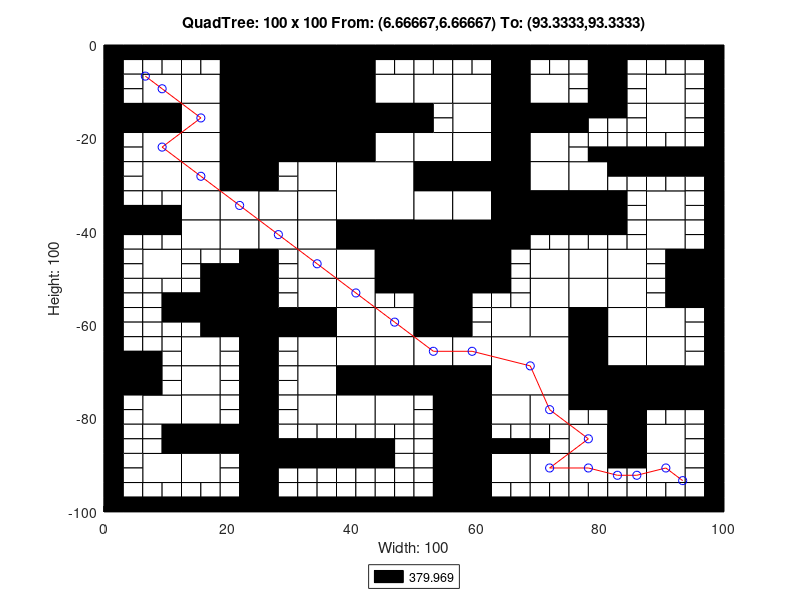

This figure's MATLAB source:
axis([0 100 -100 0]);
title('QuadTree: 100 x 100 From: (6.66667,6.66667) To: (93.3333,93.3333)');
xlabel('Width: 100');
ylabel('Height: 100');
rectangle('Position',[25 -12.5 12.5 12.5], 'FaceColor',[0 0 0]);
rectangle('Position',[25 -25 12.5 12.5], 'FaceColor',[0 0 0]);
rectangle('Position',[37.5 -37.5 12.5 12.5], 'FaceColor',[1 1 1]);
rectangle('Position',[50 -50 12.5 12.5], 'FaceColor',[0 0 0]);
rectangle('Position',[62.5 -75 12.5 12.5], 'FaceColor',[1 1 1]);
rectangle('Position',[6.25 -12.5 6.25 6.25], 'FaceColor',[1 1 1]);
rectangle('Position',[18.75 -6.25 6.25 6.25], 'FaceColor',[0 0 0]);
rectangle('Position',[12.5 -12.5 6.25 6.25], 'FaceColor',[1 1 1]);
rectangle('Position',[18.75 -12.5 6.25 6.25], 'FaceColor',[0 0 0]);
rectangle('Position',[0 -18.75 6.25 6.25], 'FaceColor',[0 0 0]);
rectangle('Position',[6.25 -18.75 6.25 6.25], 'FaceColor',[0 0 0]);
rectangle('Position',[6.25 -25 6.25 6.25], 'FaceColor',[1 1 1]);
rectangle('Position',[12.5 -18.75 6.25 6.25], 'FaceColor',[1 1 1]);
rectangle('Position',[18.75 -18.75 6.25 6.25], 'FaceColor',[0 0 0]);
rectangle('Position',[12.5 -25 6.25 6.25], 'FaceColor',[1 1 1]);
rectangle('Position',[18.75 -25 6.25 6.25], 'FaceColor',[0 0 0]);
rectangle('Position',[37.5 -6.25 6.25 6.25], 'FaceColor',[0 0 0]);
rectangle('Position',[37.5 -12.5 6.25 6.25], 'FaceColor',[0 0 0]);
rectangle('Position',[43.75 -12.5 6.25 6.25], 'FaceColor',[1 1 1]);
rectangle('Position',[37.5 -18.75 6.25 6.25], 'FaceColor',[0 0 0]);
rectangle('Position',[43.75 -18.75 6.25 6.25], 'FaceColor',[0 0 0]);
rectangle('Position',[37.5 -25 6.25 6.25], 'FaceColor',[0 0 0]);
rectangle('Position',[43.75 -25 6.25 6.25], 'FaceColor',[1 1 1]);
rectangle('Position',[6.25 -31.25 6.25 6.25], 'FaceColor',[1 1 1]);
rectangle('Position',[12.5 -31.25 6.25 6.25], 'FaceColor',[1 1 1]);
rectangle('Position',[18.75 -31.25 6.25 6.25], 'FaceColor',[0 0 0]);
rectangle('Position',[12.5 -37.5 6.25 6.25], 'FaceColor',[1 1 1]);
rectangle('Position',[18.75 -37.5 6.25 6.25], 'FaceColor',[1 1 1]);
rectangle('Position',[6.25 -50 6.25 6.25], 'FaceColor',[1 1 1]);
rectangle('Position',[12.5 -43.75 6.25 6.25], 'FaceColor',[1 1 1]);
rectangle('Position',[18.75 -43.75 6.25 6.25], 'FaceColor',[1 1 1]);
rectangle('Position',[31.25 -31.25 6.25 6.25], 'FaceColor',[1 1 1]);
rectangle('Position',[25 -37.5 6.25 6.25], 'FaceColor',[1 1 1]);
rectangle('Position',[31.25 -37.5 6.25 6.25], 'FaceColor',[1 1 1]);
rectangle('Position',[25 -43.75 6.25 6.25], 'FaceColor',[1 1 1]);
rectangle('Position',[31.25 -43.75 6.25 6.25], 'FaceColor',[1 1 1]);
rectangle('Position',[31.25 -50 6.25 6.25], 'FaceColor',[1 1 1]);
rectangle('Position',[37.5 -43.75 6.25 6.25], 'FaceColor',[0 0 0]);
rectangle('Position',[43.75 -43.75 6.25 6.25], 'FaceColor',[0 0 0]);
rectangle('Position',[37.5 -50 6.25 6.25], 'FaceColor',[1 1 1]);
rectangle('Position',[43.75 -50 6.25 6.25], 'FaceColor',[0 0 0]);
rectangle('Position',[50 -12.5 6.25 6.25], 'FaceColor',[1 1 1]);
rectangle('Position',[56.25 -12.5 6.25 6.25], 'FaceColor',[1 1 1]);
rectangle('Position',[62.5 -6.25 6.25 6.25], 'FaceColor',[0 0 0]);
rectangle('Position',[62.5 -12.5 6.25 6.25], 'FaceColor',[0 0 0]);
rectangle('Position',[68.75 -12.5 6.25 6.25], 'FaceColor',[1 1 1]);
rectangle('Position',[56.25 -18.75 6.25 6.25], 'FaceColor',[1 1 1]);
rectangle('Position',[50 -25 6.25 6.25], 'FaceColor',[1 1 1]);
rectangle('Position',[56.25 -25 6.25 6.25], 'FaceColor',[1 1 1]);
rectangle('Position',[62.5 -18.75 6.25 6.25], 'FaceColor',[0 0 0]);
rectangle('Position',[68.75 -18.75 6.25 6.25], 'FaceColor',[0 0 0]);
rectangle('Position',[62.5 -25 6.25 6.25], 'FaceColor',[0 0 0]);
rectangle('Position',[68.75 -25 6.25 6.25], 'FaceColor',[1 1 1]);
rectangle('Position',[87.5 -12.5 6.25 6.25], 'FaceColor',[1 1 1]);
rectangle('Position',[87.5 -18.75 6.25 6.25], 'FaceColor',[1 1 1]);
rectangle('Position',[50 -31.25 6.25 6.25], 'FaceColor',[0 0 0]);
rectangle('Position',[56.25 -31.25 6.25 6.25], 'FaceColor',[0 0 0]);
rectangle('Position',[50 -37.5 6.25 6.25], 'FaceColor',[1 1 1]);
rectangle('Position',[56.25 -37.5 6.25 6.25], 'FaceColor',[1 1 1]);
rectangle('Position',[62.5 -31.25 6.25 6.25], 'FaceColor',[0 0 0]);
rectangle('Position',[68.75 -31.25 6.25 6.25], 'FaceColor',[1 1 1]);
rectangle('Position',[62.5 -37.5 6.25 6.25], 'FaceColor',[0 0 0]);
rectangle('Position',[68.75 -37.5 6.25 6.25], 'FaceColor',[0 0 0]);
rectangle('Position',[62.5 -43.75 6.25 6.25], 'FaceColor',[0 0 0]);
rectangle('Position',[68.75 -50 6.25 6.25], 'FaceColor',[1 1 1]);
rectangle('Position',[75 -31.25 6.25 6.25], 'FaceColor',[1 1 1]);
rectangle('Position',[75 -37.5 6.25 6.25], 'FaceColor',[0 0 0]);
rectangle('Position',[87.5 -37.5 6.25 6.25], 'FaceColor',[1 1 1]);
rectangle('Position',[75 -50 6.25 6.25], 'FaceColor',[1 1 1]);
rectangle('Position',[81.25 -50 6.25 6.25], 'FaceColor',[1 1 1]);
rectangle('Position',[87.5 -43.75 6.25 6.25], 'FaceColor',[1 1 1]);
rectangle('Position',[93.75 -50 6.25 6.25], 'FaceColor',[0 0 0]);
rectangle('Position',[18.75 -56.25 6.25 6.25], 'FaceColor',[0 0 0]);
rectangle('Position',[18.75 -62.5 6.25 6.25], 'FaceColor',[0 0 0]);
rectangle('Position',[0 -75 6.25 6.25], 'FaceColor',[0 0 0]);
rectangle('Position',[12.5 -68.75 6.25 6.25], 'FaceColor',[1 1 1]);
rectangle('Position',[12.5 -75 6.25 6.25], 'FaceColor',[1 1 1]);
rectangle('Position',[31.25 -56.25 6.25 6.25], 'FaceColor',[1 1 1]);
rectangle('Position',[25 -62.5 6.25 6.25], 'FaceColor',[0 0 0]);
rectangle('Position',[31.25 -62.5 6.25 6.25], 'FaceColor',[0 0 0]);
rectangle('Position',[37.5 -56.25 6.25 6.25], 'FaceColor',[1 1 1]);
rectangle('Position',[37.5 -62.5 6.25 6.25], 'FaceColor',[1 1 1]);
rectangle('Position',[43.75 -62.5 6.25 6.25], 'FaceColor',[1 1 1]);
rectangle('Position',[31.25 -68.75 6.25 6.25], 'FaceColor',[1 1 1]);
rectangle('Position',[31.25 -75 6.25 6.25], 'FaceColor',[1 1 1]);
rectangle('Position',[37.5 -68.75 6.25 6.25], 'FaceColor',[1 1 1]);
rectangle('Position',[43.75 -68.75 6.25 6.25], 'FaceColor',[1 1 1]);
rectangle('Position',[37.5 -75 6.25 6.25], 'FaceColor',[0 0 0]);
rectangle('Position',[43.75 -75 6.25 6.25], 'FaceColor',[0 0 0]);
rectangle('Position',[6.25 -81.25 6.25 6.25], 'FaceColor',[1 1 1]);
rectangle('Position',[12.5 -81.25 6.25 6.25], 'FaceColor',[1 1 1]);
rectangle('Position',[12.5 -87.5 6.25 6.25], 'FaceColor',[0 0 0]);
rectangle('Position',[18.75 -87.5 6.25 6.25], 'FaceColor',[0 0 0]);
rectangle('Position',[6.25 -93.75 6.25 6.25], 'FaceColor',[1 1 1]);
rectangle('Position',[12.5 -93.75 6.25 6.25], 'FaceColor',[1 1 1]);
rectangle('Position',[31.25 -81.25 6.25 6.25], 'FaceColor',[1 1 1]);
rectangle('Position',[37.5 -81.25 6.25 6.25], 'FaceColor',[1 1 1]);
rectangle('Position',[43.75 -81.25 6.25 6.25], 'FaceColor',[1 1 1]);
rectangle('Position',[50 -56.25 6.25 6.25], 'FaceColor',[0 0 0]);
rectangle('Position',[50 -62.5 6.25 6.25], 'FaceColor',[0 0 0]);
rectangle('Position',[68.75 -56.25 6.25 6.25], 'FaceColor',[1 1 1]);
rectangle('Position',[62.5 -62.5 6.25 6.25], 'FaceColor',[1 1 1]);
rectangle('Position',[68.75 -62.5 6.25 6.25], 'FaceColor',[1 1 1]);
rectangle('Position',[50 -68.75 6.25 6.25], 'FaceColor',[1 1 1]);
rectangle('Position',[56.25 -68.75 6.25 6.25], 'FaceColor',[1 1 1]);
rectangle('Position',[50 -75 6.25 6.25], 'FaceColor',[0 0 0]);
rectangle('Position',[56.25 -75 6.25 6.25], 'FaceColor',[0 0 0]);
rectangle('Position',[75 -56.25 6.25 6.25], 'FaceColor',[1 1 1]);
rectangle('Position',[81.25 -56.25 6.25 6.25], 'FaceColor',[1 1 1]);
rectangle('Position',[75 -62.5 6.25 6.25], 'FaceColor',[0 0 0]);
rectangle('Position',[81.25 -62.5 6.25 6.25], 'FaceColor',[1 1 1]);
rectangle('Position',[93.75 -56.25 6.25 6.25], 'FaceColor',[0 0 0]);
rectangle('Position',[87.5 -62.5 6.25 6.25], 'FaceColor',[1 1 1]);
rectangle('Position',[75 -68.75 6.25 6.25], 'FaceColor',[0 0 0]);
rectangle('Position',[81.25 -68.75 6.25 6.25], 'FaceColor',[1 1 1]);
rectangle('Position',[75 -75 6.25 6.25], 'FaceColor',[0 0 0]);
rectangle('Position',[81.25 -75 6.25 6.25], 'FaceColor',[0 0 0]);
rectangle('Position',[87.5 -68.75 6.25 6.25], 'FaceColor',[1 1 1]);
rectangle('Position',[87.5 -75 6.25 6.25], 'FaceColor',[0 0 0]);
rectangle('Position',[93.75 -75 6.25 6.25], 'FaceColor',[0 0 0]);
rectangle('Position',[56.25 -81.25 6.25 6.25], 'FaceColor',[0 0 0]);
rectangle('Position',[56.25 -87.5 6.25 6.25], 'FaceColor',[0 0 0]);
rectangle('Position',[62.5 -81.25 6.25 6.25], 'FaceColor',[1 1 1]);
rectangle('Position',[68.75 -81.25 6.25 6.25], 'FaceColor',[1 1 1]);
rectangle('Position',[56.25 -93.75 6.25 6.25], 'FaceColor',[0 0 0]);
rectangle('Position',[56.25 -100 6.25 6.25], 'FaceColor',[0 0 0]);
rectangle('Position',[62.5 -93.75 6.25 6.25], 'FaceColor',[1 1 1]);
rectangle('Position',[68.75 -93.75 6.25 6.25], 'FaceColor',[1 1 1]);
rectangle('Position',[81.25 -81.25 6.25 6.25], 'FaceColor',[0 0 0]);
rectangle('Position',[75 -87.5 6.25 6.25], 'FaceColor',[1 1 1]);
rectangle('Position',[81.25 -87.5 6.25 6.25], 'FaceColor',[0 0 0]);
rectangle('Position',[87.5 -87.5 6.25 6.25], 'FaceColor',[1 1 1]);
rectangle('Position',[75 -93.75 6.25 6.25], 'FaceColor',[1 1 1]);
rectangle('Position',[87.5 -93.75 6.25 6.25], 'FaceColor',[1 1 1]);
rectangle('Position',[0 -3.125 3.125 3.125], 'FaceColor',[0 0 0]);
rectangle('Position',[3.125 -3.125 3.125 3.125], 'FaceColor',[0 0 0]);
rectangle('Position',[0 -6.25 3.125 3.125], 'FaceColor',[0 0 0]);
rectangle('Position',[3.125 -6.25 3.125 3.125], 'FaceColor',[1 1 1]);
rectangle('Position',[6.25 -3.125 3.125 3.125], 'FaceColor',[0 0 0]);
rectangle('Position',[9.375 -3.125 3.125 3.125], 'FaceColor',[0 0 0]);
rectangle('Position',[6.25 -6.25 3.125 3.125], 'FaceColor',[1 1 1]);
rectangle('Position',[9.375 -6.25 3.125 3.125], 'FaceColor',[1 1 1]);
rectangle('Position',[0 -9.375 3.125 3.125], 'FaceColor',[0 0 0]);
rectangle('Position',[3.125 -9.375 3.125 3.125], 'FaceColor',[1 1 1]);
rectangle('Position',[0 -12.5 3.125 3.125], 'FaceColor',[0 0 0]);
rectangle('Position',[3.125 -12.5 3.125 3.125], 'FaceColor',[1 1 1]);
rectangle('Position',[12.5 -3.125 3.125 3.125], 'FaceColor',[0 0 0]);
rectangle('Position',[15.625 -3.125 3.125 3.125], 'FaceColor',[0 0 0]);
rectangle('Position',[12.5 -6.25 3.125 3.125], 'FaceColor',[1 1 1]);
rectangle('Position',[15.625 -6.25 3.125 3.125], 'FaceColor',[1 1 1]);
rectangle('Position',[0 -21.875 3.125 3.125], 'FaceColor',[0 0 0]);
rectangle('Position',[3.125 -21.875 3.125 3.125], 'FaceColor',[1 1 1]);
rectangle('Position',[0 -25 3.125 3.125], 'FaceColor',[0 0 0]);
rectangle('Position',[3.125 -25 3.125 3.125], 'FaceColor',[1 1 1]);
rectangle('Position',[43.75 -3.125 3.125 3.125], 'FaceColor',[0 0 0]);
rectangle('Position',[46.875 -3.125 3.125 3.125], 'FaceColor',[0 0 0]);
rectangle('Position',[43.75 -6.25 3.125 3.125], 'FaceColor',[1 1 1]);
rectangle('Position',[46.875 -6.25 3.125 3.125], 'FaceColor',[1 1 1]);
rectangle('Position',[0 -28.125 3.125 3.125], 'FaceColor',[0 0 0]);
rectangle('Position',[3.125 -28.125 3.125 3.125], 'FaceColor',[1 1 1]);
rectangle('Position',[0 -31.25 3.125 3.125], 'FaceColor',[0 0 0]);
rectangle('Position',[3.125 -31.25 3.125 3.125], 'FaceColor',[1 1 1]);
rectangle('Position',[0 -34.375 3.125 3.125], 'FaceColor',[0 0 0]);
rectangle('Position',[3.125 -34.375 3.125 3.125], 'FaceColor',[1 1 1]);
rectangle('Position',[0 -37.5 3.125 3.125], 'FaceColor',[0 0 0]);
rectangle('Position',[3.125 -37.5 3.125 3.125], 'FaceColor',[0 0 0]);
rectangle('Position',[6.25 -34.375 3.125 3.125], 'FaceColor',[1 1 1]);
rectangle('Position',[9.375 -34.375 3.125 3.125], 'FaceColor',[1 1 1]);
rectangle('Position',[6.25 -37.5 3.125 3.125], 'FaceColor',[0 0 0]);
rectangle('Position',[9.375 -37.5 3.125 3.125], 'FaceColor',[0 0 0]);
rectangle('Position',[0 -40.625 3.125 3.125], 'FaceColor',[0 0 0]);
rectangle('Position',[3.125 -40.625 3.125 3.125], 'FaceColor',[0 0 0]);
rectangle('Position',[0 -43.75 3.125 3.125], 'FaceColor',[0 0 0]);
rectangle('Position',[3.125 -43.75 3.125 3.125], 'FaceColor',[1 1 1]);
rectangle('Position',[6.25 -40.625 3.125 3.125], 'FaceColor',[0 0 0]);
rectangle('Position',[9.375 -40.625 3.125 3.125], 'FaceColor',[0 0 0]);
rectangle('Position',[6.25 -43.75 3.125 3.125], 'FaceColor',[1 1 1]);
rectangle('Position',[9.375 -43.75 3.125 3.125], 'FaceColor',[1 1 1]);
rectangle('Position',[0 -46.875 3.125 3.125], 'FaceColor',[0 0 0]);
rectangle('Position',[3.125 -46.875 3.125 3.125], 'FaceColor',[1 1 1]);
rectangle('Position',[0 -50 3.125 3.125], 'FaceColor',[0 0 0]);
rectangle('Position',[3.125 -50 3.125 3.125], 'FaceColor',[1 1 1]);
rectangle('Position',[12.5 -46.875 3.125 3.125], 'FaceColor',[1 1 1]);
rectangle('Position',[15.625 -46.875 3.125 3.125], 'FaceColor',[1 1 1]);
rectangle('Position',[12.5 -50 3.125 3.125], 'FaceColor',[1 1 1]);
rectangle('Position',[15.625 -50 3.125 3.125], 'FaceColor',[0 0 0]);
rectangle('Position',[18.75 -46.875 3.125 3.125], 'FaceColor',[1 1 1]);
rectangle('Position',[21.875 -46.875 3.125 3.125], 'FaceColor',[0 0 0]);
rectangle('Position',[18.75 -50 3.125 3.125], 'FaceColor',[0 0 0]);
rectangle('Position',[21.875 -50 3.125 3.125], 'FaceColor',[0 0 0]);
rectangle('Position',[25 -28.125 3.125 3.125], 'FaceColor',[0 0 0]);
rectangle('Position',[28.125 -28.125 3.125 3.125], 'FaceColor',[1 1 1]);
rectangle('Position',[25 -31.25 3.125 3.125], 'FaceColor',[0 0 0]);
rectangle('Position',[28.125 -31.25 3.125 3.125], 'FaceColor',[1 1 1]);
rectangle('Position',[25 -46.875 3.125 3.125], 'FaceColor',[0 0 0]);
rectangle('Position',[28.125 -46.875 3.125 3.125], 'FaceColor',[1 1 1]);
rectangle('Position',[25 -50 3.125 3.125], 'FaceColor',[0 0 0]);
rectangle('Position',[28.125 -50 3.125 3.125], 'FaceColor',[1 1 1]);
rectangle('Position',[50 -3.125 3.125 3.125], 'FaceColor',[0 0 0]);
rectangle('Position',[53.125 -3.125 3.125 3.125], 'FaceColor',[0 0 0]);
rectangle('Position',[50 -6.25 3.125 3.125], 'FaceColor',[1 1 1]);
rectangle('Position',[53.125 -6.25 3.125 3.125], 'FaceColor',[1 1 1]);
rectangle('Position',[56.25 -3.125 3.125 3.125], 'FaceColor',[0 0 0]);
rectangle('Position',[59.375 -3.125 3.125 3.125], 'FaceColor',[0 0 0]);
rectangle('Position',[56.25 -6.25 3.125 3.125], 'FaceColor',[1 1 1]);
rectangle('Position',[59.375 -6.25 3.125 3.125], 'FaceColor',[1 1 1]);
rectangle('Position',[68.75 -3.125 3.125 3.125], 'FaceColor',[0 0 0]);
rectangle('Position',[71.875 -3.125 3.125 3.125], 'FaceColor',[0 0 0]);
rectangle('Position',[68.75 -6.25 3.125 3.125], 'FaceColor',[1 1 1]);
rectangle('Position',[71.875 -6.25 3.125 3.125], 'FaceColor',[1 1 1]);
rectangle('Position',[50 -15.625 3.125 3.125], 'FaceColor',[0 0 0]);
rectangle('Position',[53.125 -15.625 3.125 3.125], 'FaceColor',[1 1 1]);
rectangle('Position',[50 -18.75 3.125 3.125], 'FaceColor',[0 0 0]);
rectangle('Position',[53.125 -18.75 3.125 3.125], 'FaceColor',[1 1 1]);
rectangle('Position',[75 -3.125 3.125 3.125], 'FaceColor',[0 0 0]);
rectangle('Position',[78.125 -3.125 3.125 3.125], 'FaceColor',[0 0 0]);
rectangle('Position',[75 -6.25 3.125 3.125], 'FaceColor',[1 1 1]);
rectangle('Position',[78.125 -6.25 3.125 3.125], 'FaceColor',[0 0 0]);
rectangle('Position',[81.25 -3.125 3.125 3.125], 'FaceColor',[0 0 0]);
rectangle('Position',[84.375 -3.125 3.125 3.125], 'FaceColor',[0 0 0]);
rectangle('Position',[81.25 -6.25 3.125 3.125], 'FaceColor',[0 0 0]);
rectangle('Position',[84.375 -6.25 3.125 3.125], 'FaceColor',[1 1 1]);
rectangle('Position',[75 -9.375 3.125 3.125], 'FaceColor',[1 1 1]);
rectangle('Position',[78.125 -9.375 3.125 3.125], 'FaceColor',[0 0 0]);
rectangle('Position',[75 -12.5 3.125 3.125], 'FaceColor',[1 1 1]);
rectangle('Position',[78.125 -12.5 3.125 3.125], 'FaceColor',[0 0 0]);
rectangle('Position',[81.25 -9.375 3.125 3.125], 'FaceColor',[0 0 0]);
rectangle('Position',[84.375 -9.375 3.125 3.125], 'FaceColor',[1 1 1]);
rectangle('Position',[81.25 -12.5 3.125 3.125], 'FaceColor',[0 0 0]);
rectangle('Position',[84.375 -12.5 3.125 3.125], 'FaceColor',[1 1 1]);
rectangle('Position',[87.5 -3.125 3.125 3.125], 'FaceColor',[0 0 0]);
rectangle('Position',[90.625 -3.125 3.125 3.125], 'FaceColor',[0 0 0]);
rectangle('Position',[87.5 -6.25 3.125 3.125], 'FaceColor',[1 1 1]);
rectangle('Position',[90.625 -6.25 3.125 3.125], 'FaceColor',[1 1 1]);
rectangle('Position',[93.75 -3.125 3.125 3.125], 'FaceColor',[0 0 0]);
rectangle('Position',[96.875 -3.125 3.125 3.125], 'FaceColor',[0 0 0]);
rectangle('Position',[93.75 -6.25 3.125 3.125], 'FaceColor',[1 1 1]);
rectangle('Position',[96.875 -6.25 3.125 3.125], 'FaceColor',[0 0 0]);
rectangle('Position',[93.75 -9.375 3.125 3.125], 'FaceColor',[1 1 1]);
rectangle('Position',[96.875 -9.375 3.125 3.125], 'FaceColor',[0 0 0]);
rectangle('Position',[93.75 -12.5 3.125 3.125], 'FaceColor',[1 1 1]);
rectangle('Position',[96.875 -12.5 3.125 3.125], 'FaceColor',[0 0 0]);
rectangle('Position',[75 -15.625 3.125 3.125], 'FaceColor',[0 0 0]);
rectangle('Position',[78.125 -15.625 3.125 3.125], 'FaceColor',[0 0 0]);
rectangle('Position',[75 -18.75 3.125 3.125], 'FaceColor',[0 0 0]);
rectangle('Position',[78.125 -18.75 3.125 3.125], 'FaceColor',[1 1 1]);
rectangle('Position',[81.25 -15.625 3.125 3.125], 'FaceColor',[0 0 0]);
rectangle('Position',[84.375 -15.625 3.125 3.125], 'FaceColor',[1 1 1]);
rectangle('Position',[81.25 -18.75 3.125 3.125], 'FaceColor',[1 1 1]);
rectangle('Position',[84.375 -18.75 3.125 3.125], 'FaceColor',[1 1 1]);
rectangle('Position',[75 -21.875 3.125 3.125], 'FaceColor',[1 1 1]);
rectangle('Position',[78.125 -21.875 3.125 3.125], 'FaceColor',[1 1 1]);
rectangle('Position',[75 -25 3.125 3.125], 'FaceColor',[1 1 1]);
rectangle('Position',[78.125 -25 3.125 3.125], 'FaceColor',[0 0 0]);
rectangle('Position',[81.25 -21.875 3.125 3.125], 'FaceColor',[1 1 1]);
rectangle('Position',[84.375 -21.875 3.125 3.125], 'FaceColor',[1 1 1]);
rectangle('Position',[81.25 -25 3.125 3.125], 'FaceColor',[0 0 0]);
rectangle('Position',[84.375 -25 3.125 3.125], 'FaceColor',[0 0 0]);
rectangle('Position',[93.75 -15.625 3.125 3.125], 'FaceColor',[1 1 1]);
rectangle('Position',[96.875 -15.625 3.125 3.125], 'FaceColor',[0 0 0]);
rectangle('Position',[93.75 -18.75 3.125 3.125], 'FaceColor',[1 1 1]);
rectangle('Position',[96.875 -18.75 3.125 3.125], 'FaceColor',[0 0 0]);
rectangle('Position',[87.5 -21.875 3.125 3.125], 'FaceColor',[1 1 1]);
rectangle('Position',[90.625 -21.875 3.125 3.125], 'FaceColor',[1 1 1]);
rectangle('Position',[87.5 -25 3.125 3.125], 'FaceColor',[0 0 0]);
rectangle('Position',[90.625 -25 3.125 3.125], 'FaceColor',[0 0 0]);
rectangle('Position',[93.75 -21.875 3.125 3.125], 'FaceColor',[1 1 1]);
rectangle('Position',[96.875 -21.875 3.125 3.125], 'FaceColor',[0 0 0]);
rectangle('Position',[93.75 -25 3.125 3.125], 'FaceColor',[0 0 0]);
rectangle('Position',[96.875 -25 3.125 3.125], 'FaceColor',[0 0 0]);
rectangle('Position',[68.75 -40.625 3.125 3.125], 'FaceColor',[0 0 0]);
rectangle('Position',[71.875 -40.625 3.125 3.125], 'FaceColor',[0 0 0]);
rectangle('Position',[68.75 -43.75 3.125 3.125], 'FaceColor',[1 1 1]);
rectangle('Position',[71.875 -43.75 3.125 3.125], 'FaceColor',[1 1 1]);
rectangle('Position',[62.5 -46.875 3.125 3.125], 'FaceColor',[0 0 0]);
rectangle('Position',[65.625 -46.875 3.125 3.125], 'FaceColor',[1 1 1]);
rectangle('Position',[62.5 -50 3.125 3.125], 'FaceColor',[0 0 0]);
rectangle('Position',[65.625 -50 3.125 3.125], 'FaceColor',[1 1 1]);
rectangle('Position',[81.25 -28.125 3.125 3.125], 'FaceColor',[0 0 0]);
rectangle('Position',[84.375 -28.125 3.125 3.125], 'FaceColor',[0 0 0]);
rectangle('Position',[81.25 -31.25 3.125 3.125], 'FaceColor',[1 1 1]);
rectangle('Position',[84.375 -31.25 3.125 3.125], 'FaceColor',[1 1 1]);
rectangle('Position',[81.25 -34.375 3.125 3.125], 'FaceColor',[0 0 0]);
rectangle('Position',[84.375 -34.375 3.125 3.125], 'FaceColor',[1 1 1]);
rectangle('Position',[81.25 -37.5 3.125 3.125], 'FaceColor',[0 0 0]);
rectangle('Position',[84.375 -37.5 3.125 3.125], 'FaceColor',[1 1 1]);
rectangle('Position',[87.5 -28.125 3.125 3.125], 'FaceColor',[0 0 0]);
rectangle('Position',[90.625 -28.125 3.125 3.125], 'FaceColor',[0 0 0]);
rectangle('Position',[87.5 -31.25 3.125 3.125], 'FaceColor',[1 1 1]);
rectangle('Position',[90.625 -31.25 3.125 3.125], 'FaceColor',[1 1 1]);
rectangle('Position',[93.75 -28.125 3.125 3.125], 'FaceColor',[0 0 0]);
rectangle('Position',[96.875 -28.125 3.125 3.125], 'FaceColor',[0 0 0]);
rectangle('Position',[93.75 -31.25 3.125 3.125], 'FaceColor',[1 1 1]);
rectangle('Position',[96.875 -31.25 3.125 3.125], 'FaceColor',[0 0 0]);
rectangle('Position',[93.75 -34.375 3.125 3.125], 'FaceColor',[1 1 1]);
rectangle('Position',[96.875 -34.375 3.125 3.125], 'FaceColor',[0 0 0]);
rectangle('Position',[93.75 -37.5 3.125 3.125], 'FaceColor',[1 1 1]);
rectangle('Position',[96.875 -37.5 3.125 3.125], 'FaceColor',[0 0 0]);
rectangle('Position',[75 -40.625 3.125 3.125], 'FaceColor',[0 0 0]);
rectangle('Position',[78.125 -40.625 3.125 3.125], 'FaceColor',[0 0 0]);
rectangle('Position',[75 -43.75 3.125 3.125], 'FaceColor',[1 1 1]);
rectangle('Position',[78.125 -43.75 3.125 3.125], 'FaceColor',[1 1 1]);
rectangle('Position',[81.25 -40.625 3.125 3.125], 'FaceColor',[0 0 0]);
rectangle('Position',[84.375 -40.625 3.125 3.125], 'FaceColor',[1 1 1]);
rectangle('Position',[81.25 -43.75 3.125 3.125], 'FaceColor',[1 1 1]);
rectangle('Position',[84.375 -43.75 3.125 3.125], 'FaceColor',[1 1 1]);
rectangle('Position',[93.75 -40.625 3.125 3.125], 'FaceColor',[1 1 1]);
rectangle('Position',[96.875 -40.625 3.125 3.125], 'FaceColor',[0 0 0]);
rectangle('Position',[93.75 -43.75 3.125 3.125], 'FaceColor',[1 1 1]);
rectangle('Position',[96.875 -43.75 3.125 3.125], 'FaceColor',[0 0 0]);
rectangle('Position',[87.5 -46.875 3.125 3.125], 'FaceColor',[1 1 1]);
rectangle('Position',[90.625 -46.875 3.125 3.125], 'FaceColor',[0 0 0]);
rectangle('Position',[87.5 -50 3.125 3.125], 'FaceColor',[1 1 1]);
rectangle('Position',[90.625 -50 3.125 3.125], 'FaceColor',[0 0 0]);
rectangle('Position',[0 -53.125 3.125 3.125], 'FaceColor',[0 0 0]);
rectangle('Position',[3.125 -53.125 3.125 3.125], 'FaceColor',[1 1 1]);
rectangle('Position',[0 -56.25 3.125 3.125], 'FaceColor',[0 0 0]);
rectangle('Position',[3.125 -56.25 3.125 3.125], 'FaceColor',[1 1 1]);
rectangle('Position',[6.25 -53.125 3.125 3.125], 'FaceColor',[1 1 1]);
rectangle('Position',[9.375 -53.125 3.125 3.125], 'FaceColor',[1 1 1]);
rectangle('Position',[6.25 -56.25 3.125 3.125], 'FaceColor',[1 1 1]);
rectangle('Position',[9.375 -56.25 3.125 3.125], 'FaceColor',[0 0 0]);
rectangle('Position',[0 -59.375 3.125 3.125], 'FaceColor',[0 0 0]);
rectangle('Position',[3.125 -59.375 3.125 3.125], 'FaceColor',[1 1 1]);
rectangle('Position',[0 -62.5 3.125 3.125], 'FaceColor',[0 0 0]);
rectangle('Position',[3.125 -62.5 3.125 3.125], 'FaceColor',[1 1 1]);
rectangle('Position',[6.25 -59.375 3.125 3.125], 'FaceColor',[1 1 1]);
rectangle('Position',[9.375 -59.375 3.125 3.125], 'FaceColor',[0 0 0]);
rectangle('Position',[6.25 -62.5 3.125 3.125], 'FaceColor',[1 1 1]);
rectangle('Position',[9.375 -62.5 3.125 3.125], 'FaceColor',[1 1 1]);
rectangle('Position',[12.5 -53.125 3.125 3.125], 'FaceColor',[1 1 1]);
rectangle('Position',[15.625 -53.125 3.125 3.125], 'FaceColor',[0 0 0]);
rectangle('Position',[12.5 -56.25 3.125 3.125], 'FaceColor',[0 0 0]);
rectangle('Position',[15.625 -56.25 3.125 3.125], 'FaceColor',[0 0 0]);
rectangle('Position',[12.5 -59.375 3.125 3.125], 'FaceColor',[0 0 0]);
rectangle('Position',[15.625 -59.375 3.125 3.125], 'FaceColor',[0 0 0]);
rectangle('Position',[12.5 -62.5 3.125 3.125], 'FaceColor',[1 1 1]);
rectangle('Position',[15.625 -62.5 3.125 3.125], 'FaceColor',[0 0 0]);
rectangle('Position',[0 -65.625 3.125 3.125], 'FaceColor',[0 0 0]);
rectangle('Position',[3.125 -65.625 3.125 3.125], 'FaceColor',[1 1 1]);
rectangle('Position',[0 -68.75 3.125 3.125], 'FaceColor',[0 0 0]);
rectangle('Position',[3.125 -68.75 3.125 3.125], 'FaceColor',[0 0 0]);
rectangle('Position',[6.25 -65.625 3.125 3.125], 'FaceColor',[1 1 1]);
rectangle('Position',[9.375 -65.625 3.125 3.125], 'FaceColor',[1 1 1]);
rectangle('Position',[6.25 -68.75 3.125 3.125], 'FaceColor',[0 0 0]);
rectangle('Position',[9.375 -68.75 3.125 3.125], 'FaceColor',[1 1 1]);
rectangle('Position',[6.25 -71.875 3.125 3.125], 'FaceColor',[0 0 0]);
rectangle('Position',[9.375 -71.875 3.125 3.125], 'FaceColor',[1 1 1]);
rectangle('Position',[6.25 -75 3.125 3.125], 'FaceColor',[0 0 0]);
rectangle('Position',[9.375 -75 3.125 3.125], 'FaceColor',[1 1 1]);
rectangle('Position',[18.75 -65.625 3.125 3.125], 'FaceColor',[1 1 1]);
rectangle('Position',[21.875 -65.625 3.125 3.125], 'FaceColor',[0 0 0]);
rectangle('Position',[18.75 -68.75 3.125 3.125], 'FaceColor',[1 1 1]);
rectangle('Position',[21.875 -68.75 3.125 3.125], 'FaceColor',[0 0 0]);
rectangle('Position',[18.75 -71.875 3.125 3.125], 'FaceColor',[1 1 1]);
rectangle('Position',[21.875 -71.875 3.125 3.125], 'FaceColor',[0 0 0]);
rectangle('Position',[18.75 -75 3.125 3.125], 'FaceColor',[1 1 1]);
rectangle('Position',[21.875 -75 3.125 3.125], 'FaceColor',[0 0 0]);
rectangle('Position',[25 -53.125 3.125 3.125], 'FaceColor',[0 0 0]);
rectangle('Position',[28.125 -53.125 3.125 3.125], 'FaceColor',[1 1 1]);
rectangle('Position',[25 -56.25 3.125 3.125], 'FaceColor',[0 0 0]);
rectangle('Position',[28.125 -56.25 3.125 3.125], 'FaceColor',[1 1 1]);
rectangle('Position',[43.75 -53.125 3.125 3.125], 'FaceColor',[0 0 0]);
rectangle('Position',[46.875 -53.125 3.125 3.125], 'FaceColor',[0 0 0]);
rectangle('Position',[43.75 -56.25 3.125 3.125], 'FaceColor',[1 1 1]);
rectangle('Position',[46.875 -56.25 3.125 3.125], 'FaceColor',[1 1 1]);
rectangle('Position',[25 -65.625 3.125 3.125], 'FaceColor',[0 0 0]);
rectangle('Position',[28.125 -65.625 3.125 3.125], 'FaceColor',[1 1 1]);
rectangle('Position',[25 -68.75 3.125 3.125], 'FaceColor',[0 0 0]);
rectangle('Position',[28.125 -68.75 3.125 3.125], 'FaceColor',[1 1 1]);
rectangle('Position',[25 -71.875 3.125 3.125], 'FaceColor',[0 0 0]);
rectangle('Position',[28.125 -71.875 3.125 3.125], 'FaceColor',[1 1 1]);
rectangle('Position',[25 -75 3.125 3.125], 'FaceColor',[0 0 0]);
rectangle('Position',[28.125 -75 3.125 3.125], 'FaceColor',[1 1 1]);
rectangle('Position',[0 -78.125 3.125 3.125], 'FaceColor',[0 0 0]);
rectangle('Position',[3.125 -78.125 3.125 3.125], 'FaceColor',[1 1 1]);
rectangle('Position',[0 -81.25 3.125 3.125], 'FaceColor',[0 0 0]);
rectangle('Position',[3.125 -81.25 3.125 3.125], 'FaceColor',[1 1 1]);
rectangle('Position',[0 -84.375 3.125 3.125], 'FaceColor',[0 0 0]);
rectangle('Position',[3.125 -84.375 3.125 3.125], 'FaceColor',[1 1 1]);
rectangle('Position',[0 -87.5 3.125 3.125], 'FaceColor',[0 0 0]);
rectangle('Position',[3.125 -87.5 3.125 3.125], 'FaceColor',[1 1 1]);
rectangle('Position',[6.25 -84.375 3.125 3.125], 'FaceColor',[1 1 1]);
rectangle('Position',[9.375 -84.375 3.125 3.125], 'FaceColor',[0 0 0]);
rectangle('Position',[6.25 -87.5 3.125 3.125], 'FaceColor',[1 1 1]);
rectangle('Position',[9.375 -87.5 3.125 3.125], 'FaceColor',[0 0 0]);
rectangle('Position',[18.75 -78.125 3.125 3.125], 'FaceColor',[1 1 1]);
rectangle('Position',[21.875 -78.125 3.125 3.125], 'FaceColor',[0 0 0]);
rectangle('Position',[18.75 -81.25 3.125 3.125], 'FaceColor',[1 1 1]);
rectangle('Position',[21.875 -81.25 3.125 3.125], 'FaceColor',[0 0 0]);
rectangle('Position',[0 -90.625 3.125 3.125], 'FaceColor',[0 0 0]);
rectangle('Position',[3.125 -90.625 3.125 3.125], 'FaceColor',[1 1 1]);
rectangle('Position',[0 -93.75 3.125 3.125], 'FaceColor',[0 0 0]);
rectangle('Position',[3.125 -93.75 3.125 3.125], 'FaceColor',[1 1 1]);
rectangle('Position',[0 -96.875 3.125 3.125], 'FaceColor',[0 0 0]);
rectangle('Position',[3.125 -96.875 3.125 3.125], 'FaceColor',[1 1 1]);
rectangle('Position',[0 -100 3.125 3.125], 'FaceColor',[0 0 0]);
rectangle('Position',[3.125 -100 3.125 3.125], 'FaceColor',[0 0 0]);
rectangle('Position',[6.25 -96.875 3.125 3.125], 'FaceColor',[1 1 1]);
rectangle('Position',[9.375 -96.875 3.125 3.125], 'FaceColor',[1 1 1]);
rectangle('Position',[6.25 -100 3.125 3.125], 'FaceColor',[0 0 0]);
rectangle('Position',[9.375 -100 3.125 3.125], 'FaceColor',[0 0 0]);
rectangle('Position',[18.75 -90.625 3.125 3.125], 'FaceColor',[1 1 1]);
rectangle('Position',[21.875 -90.625 3.125 3.125], 'FaceColor',[0 0 0]);
rectangle('Position',[18.75 -93.75 3.125 3.125], 'FaceColor',[1 1 1]);
rectangle('Position',[21.875 -93.75 3.125 3.125], 'FaceColor',[0 0 0]);
rectangle('Position',[12.5 -96.875 3.125 3.125], 'FaceColor',[1 1 1]);
rectangle('Position',[15.625 -96.875 3.125 3.125], 'FaceColor',[1 1 1]);
rectangle('Position',[12.5 -100 3.125 3.125], 'FaceColor',[0 0 0]);
rectangle('Position',[15.625 -100 3.125 3.125], 'FaceColor',[0 0 0]);
rectangle('Position',[18.75 -96.875 3.125 3.125], 'FaceColor',[1 1 1]);
rectangle('Position',[21.875 -96.875 3.125 3.125], 'FaceColor',[0 0 0]);
rectangle('Position',[18.75 -100 3.125 3.125], 'FaceColor',[0 0 0]);
rectangle('Position',[21.875 -100 3.125 3.125], 'FaceColor',[0 0 0]);
rectangle('Position',[25 -78.125 3.125 3.125], 'FaceColor',[0 0 0]);
rectangle('Position',[28.125 -78.125 3.125 3.125], 'FaceColor',[1 1 1]);
rectangle('Position',[25 -81.25 3.125 3.125], 'FaceColor',[0 0 0]);
rectangle('Position',[28.125 -81.25 3.125 3.125], 'FaceColor',[1 1 1]);
rectangle('Position',[25 -84.375 3.125 3.125], 'FaceColor',[0 0 0]);
rectangle('Position',[28.125 -84.375 3.125 3.125], 'FaceColor',[1 1 1]);
rectangle('Position',[25 -87.5 3.125 3.125], 'FaceColor',[0 0 0]);
rectangle('Position',[28.125 -87.5 3.125 3.125], 'FaceColor',[0 0 0]);
rectangle('Position',[31.25 -84.375 3.125 3.125], 'FaceColor',[1 1 1]);
rectangle('Position',[34.375 -84.375 3.125 3.125], 'FaceColor',[1 1 1]);
rectangle('Position',[31.25 -87.5 3.125 3.125], 'FaceColor',[0 0 0]);
rectangle('Position',[34.375 -87.5 3.125 3.125], 'FaceColor',[0 0 0]);
rectangle('Position',[37.5 -84.375 3.125 3.125], 'FaceColor',[1 1 1]);
rectangle('Position',[40.625 -84.375 3.125 3.125], 'FaceColor',[1 1 1]);
rectangle('Position',[37.5 -87.5 3.125 3.125], 'FaceColor',[0 0 0]);
rectangle('Position',[40.625 -87.5 3.125 3.125], 'FaceColor',[0 0 0]);
rectangle('Position',[43.75 -84.375 3.125 3.125], 'FaceColor',[1 1 1]);
rectangle('Position',[46.875 -84.375 3.125 3.125], 'FaceColor',[1 1 1]);
rectangle('Position',[43.75 -87.5 3.125 3.125], 'FaceColor',[0 0 0]);
rectangle('Position',[46.875 -87.5 3.125 3.125], 'FaceColor',[1 1 1]);
rectangle('Position',[25 -90.625 3.125 3.125], 'FaceColor',[0 0 0]);
rectangle('Position',[28.125 -90.625 3.125 3.125], 'FaceColor',[0 0 0]);
rectangle('Position',[25 -93.75 3.125 3.125], 'FaceColor',[0 0 0]);
rectangle('Position',[28.125 -93.75 3.125 3.125], 'FaceColor',[1 1 1]);
rectangle('Position',[31.25 -90.625 3.125 3.125], 'FaceColor',[0 0 0]);
rectangle('Position',[34.375 -90.625 3.125 3.125], 'FaceColor',[0 0 0]);
rectangle('Position',[31.25 -93.75 3.125 3.125], 'FaceColor',[1 1 1]);
rectangle('Position',[34.375 -93.75 3.125 3.125], 'FaceColor',[1 1 1]);
rectangle('Position',[25 -96.875 3.125 3.125], 'FaceColor',[0 0 0]);
rectangle('Position',[28.125 -96.875 3.125 3.125], 'FaceColor',[1 1 1]);
rectangle('Position',[25 -100 3.125 3.125], 'FaceColor',[0 0 0]);
rectangle('Position',[28.125 -100 3.125 3.125], 'FaceColor',[0 0 0]);
rectangle('Position',[31.25 -96.875 3.125 3.125], 'FaceColor',[1 1 1]);
rectangle('Position',[34.375 -96.875 3.125 3.125], 'FaceColor',[1 1 1]);
rectangle('Position',[31.25 -100 3.125 3.125], 'FaceColor',[0 0 0]);
rectangle('Position',[34.375 -100 3.125 3.125], 'FaceColor',[0 0 0]);
rectangle('Position',[37.5 -90.625 3.125 3.125], 'FaceColor',[0 0 0]);
rectangle('Position',[40.625 -90.625 3.125 3.125], 'FaceColor',[0 0 0]);
rectangle('Position',[37.5 -93.75 3.125 3.125], 'FaceColor',[1 1 1]);
rectangle('Position',[40.625 -93.75 3.125 3.125], 'FaceColor',[1 1 1]);
rectangle('Position',[43.75 -90.625 3.125 3.125], 'FaceColor',[0 0 0]);
rectangle('Position',[46.875 -90.625 3.125 3.125], 'FaceColor',[1 1 1]);
rectangle('Position',[43.75 -93.75 3.125 3.125], 'FaceColor',[1 1 1]);
rectangle('Position',[46.875 -93.75 3.125 3.125], 'FaceColor',[1 1 1]);
rectangle('Position',[37.5 -96.875 3.125 3.125], 'FaceColor',[1 1 1]);
rectangle('Position',[40.625 -96.875 3.125 3.125], 'FaceColor',[1 1 1]);
rectangle('Position',[37.5 -100 3.125 3.125], 'FaceColor',[0 0 0]);
rectangle('Position',[40.625 -100 3.125 3.125], 'FaceColor',[0 0 0]);
rectangle('Position',[43.75 -96.875 3.125 3.125], 'FaceColor',[1 1 1]);
rectangle('Position',[46.875 -96.875 3.125 3.125], 'FaceColor',[1 1 1]);
rectangle('Position',[43.75 -100 3.125 3.125], 'FaceColor',[0 0 0]);
rectangle('Position',[46.875 -100 3.125 3.125], 'FaceColor',[0 0 0]);
rectangle('Position',[56.25 -53.125 3.125 3.125], 'FaceColor',[0 0 0]);
rectangle('Position',[59.375 -53.125 3.125 3.125], 'FaceColor',[0 0 0]);
rectangle('Position',[56.25 -56.25 3.125 3.125], 'FaceColor',[0 0 0]);
rectangle('Position',[59.375 -56.25 3.125 3.125], 'FaceColor',[1 1 1]);
rectangle('Position',[56.25 -59.375 3.125 3.125], 'FaceColor',[0 0 0]);
rectangle('Position',[59.375 -59.375 3.125 3.125], 'FaceColor',[1 1 1]);
rectangle('Position',[56.25 -62.5 3.125 3.125], 'FaceColor',[0 0 0]);
rectangle('Position',[59.375 -62.5 3.125 3.125], 'FaceColor',[1 1 1]);
rectangle('Position',[62.5 -53.125 3.125 3.125], 'FaceColor',[0 0 0]);
rectangle('Position',[65.625 -53.125 3.125 3.125], 'FaceColor',[1 1 1]);
rectangle('Position',[62.5 -56.25 3.125 3.125], 'FaceColor',[1 1 1]);
rectangle('Position',[65.625 -56.25 3.125 3.125], 'FaceColor',[1 1 1]);
rectangle('Position',[87.5 -53.125 3.125 3.125], 'FaceColor',[1 1 1]);
rectangle('Position',[90.625 -53.125 3.125 3.125], 'FaceColor',[0 0 0]);
rectangle('Position',[87.5 -56.25 3.125 3.125], 'FaceColor',[1 1 1]);
rectangle('Position',[90.625 -56.25 3.125 3.125], 'FaceColor',[0 0 0]);
rectangle('Position',[93.75 -59.375 3.125 3.125], 'FaceColor',[1 1 1]);
rectangle('Position',[96.875 -59.375 3.125 3.125], 'FaceColor',[0 0 0]);
rectangle('Position',[93.75 -62.5 3.125 3.125], 'FaceColor',[1 1 1]);
rectangle('Position',[96.875 -62.5 3.125 3.125], 'FaceColor',[0 0 0]);
rectangle('Position',[93.75 -65.625 3.125 3.125], 'FaceColor',[1 1 1]);
rectangle('Position',[96.875 -65.625 3.125 3.125], 'FaceColor',[0 0 0]);
rectangle('Position',[93.75 -68.75 3.125 3.125], 'FaceColor',[1 1 1]);
rectangle('Position',[96.875 -68.75 3.125 3.125], 'FaceColor',[0 0 0]);
rectangle('Position',[50 -78.125 3.125 3.125], 'FaceColor',[1 1 1]);
rectangle('Position',[53.125 -78.125 3.125 3.125], 'FaceColor',[0 0 0]);
rectangle('Position',[50 -81.25 3.125 3.125], 'FaceColor',[1 1 1]);
rectangle('Position',[53.125 -81.25 3.125 3.125], 'FaceColor',[0 0 0]);
rectangle('Position',[50 -84.375 3.125 3.125], 'FaceColor',[1 1 1]);
rectangle('Position',[53.125 -84.375 3.125 3.125], 'FaceColor',[0 0 0]);
rectangle('Position',[50 -87.5 3.125 3.125], 'FaceColor',[1 1 1]);
rectangle('Position',[53.125 -87.5 3.125 3.125], 'FaceColor',[0 0 0]);
rectangle('Position',[62.5 -84.375 3.125 3.125], 'FaceColor',[1 1 1]);
rectangle('Position',[65.625 -84.375 3.125 3.125], 'FaceColor',[1 1 1]);
rectangle('Position',[62.5 -87.5 3.125 3.125], 'FaceColor',[0 0 0]);
rectangle('Position',[65.625 -87.5 3.125 3.125], 'FaceColor',[0 0 0]);
rectangle('Position',[68.75 -84.375 3.125 3.125], 'FaceColor',[1 1 1]);
rectangle('Position',[71.875 -84.375 3.125 3.125], 'FaceColor',[1 1 1]);
rectangle('Position',[68.75 -87.5 3.125 3.125], 'FaceColor',[0 0 0]);
rectangle('Position',[71.875 -87.5 3.125 3.125], 'FaceColor',[1 1 1]);
rectangle('Position',[50 -90.625 3.125 3.125], 'FaceColor',[1 1 1]);
rectangle('Position',[53.125 -90.625 3.125 3.125], 'FaceColor',[0 0 0]);
rectangle('Position',[50 -93.75 3.125 3.125], 'FaceColor',[1 1 1]);
rectangle('Position',[53.125 -93.75 3.125 3.125], 'FaceColor',[0 0 0]);
rectangle('Position',[50 -96.875 3.125 3.125], 'FaceColor',[1 1 1]);
rectangle('Position',[53.125 -96.875 3.125 3.125], 'FaceColor',[0 0 0]);
rectangle('Position',[50 -100 3.125 3.125], 'FaceColor',[0 0 0]);
rectangle('Position',[53.125 -100 3.125 3.125], 'FaceColor',[0 0 0]);
rectangle('Position',[62.5 -96.875 3.125 3.125], 'FaceColor',[1 1 1]);
rectangle('Position',[65.625 -96.875 3.125 3.125], 'FaceColor',[1 1 1]);
rectangle('Position',[62.5 -100 3.125 3.125], 'FaceColor',[0 0 0]);
rectangle('Position',[65.625 -100 3.125 3.125], 'FaceColor',[0 0 0]);
rectangle('Position',[68.75 -96.875 3.125 3.125], 'FaceColor',[1 1 1]);
rectangle('Position',[71.875 -96.875 3.125 3.125], 'FaceColor',[1 1 1]);
rectangle('Position',[68.75 -100 3.125 3.125], 'FaceColor',[0 0 0]);
rectangle('Position',[71.875 -100 3.125 3.125], 'FaceColor',[0 0 0]);
rectangle('Position',[75 -78.125 3.125 3.125], 'FaceColor',[0 0 0]);
rectangle('Position',[78.125 -78.125 3.125 3.125], 'FaceColor',[0 0 0]);
rectangle('Position',[75 -81.25 3.125 3.125], 'FaceColor',[1 1 1]);
rectangle('Position',[78.125 -81.25 3.125 3.125], 'FaceColor',[1 1 1]);
rectangle('Position',[87.5 -78.125 3.125 3.125], 'FaceColor',[0 0 0]);
rectangle('Position',[90.625 -78.125 3.125 3.125], 'FaceColor',[0 0 0]);
rectangle('Position',[87.5 -81.25 3.125 3.125], 'FaceColor',[1 1 1]);
rectangle('Position',[90.625 -81.25 3.125 3.125], 'FaceColor',[1 1 1]);
rectangle('Position',[93.75 -78.125 3.125 3.125], 'FaceColor',[0 0 0]);
rectangle('Position',[96.875 -78.125 3.125 3.125], 'FaceColor',[0 0 0]);
rectangle('Position',[93.75 -81.25 3.125 3.125], 'FaceColor',[1 1 1]);
rectangle('Position',[96.875 -81.25 3.125 3.125], 'FaceColor',[0 0 0]);
rectangle('Position',[93.75 -84.375 3.125 3.125], 'FaceColor',[1 1 1]);
rectangle('Position',[96.875 -84.375 3.125 3.125], 'FaceColor',[0 0 0]);
rectangle('Position',[93.75 -87.5 3.125 3.125], 'FaceColor',[1 1 1]);
rectangle('Position',[96.875 -87.5 3.125 3.125], 'FaceColor',[0 0 0]);
rectangle('Position',[81.25 -90.625 3.125 3.125], 'FaceColor',[0 0 0]);
rectangle('Position',[84.375 -90.625 3.125 3.125], 'FaceColor',[0 0 0]);
rectangle('Position',[81.25 -93.75 3.125 3.125], 'FaceColor',[1 1 1]);
rectangle('Position',[84.375 -93.75 3.125 3.125], 'FaceColor',[1 1 1]);
rectangle('Position',[75 -96.875 3.125 3.125], 'FaceColor',[1 1 1]);
rectangle('Position',[78.125 -96.875 3.125 3.125], 'FaceColor',[1 1 1]);
rectangle('Position',[75 -100 3.125 3.125], 'FaceColor',[0 0 0]);
rectangle('Position',[78.125 -100 3.125 3.125], 'FaceColor',[0 0 0]);
rectangle('Position',[81.25 -96.875 3.125 3.125], 'FaceColor',[1 1 1]);
rectangle('Position',[84.375 -96.875 3.125 3.125], 'FaceColor',[1 1 1]);
rectangle('Position',[81.25 -100 3.125 3.125], 'FaceColor',[0 0 0]);
rectangle('Position',[84.375 -100 3.125 3.125], 'FaceColor',[0 0 0]);
rectangle('Position',[93.75 -90.625 3.125 3.125], 'FaceColor',[1 1 1]);
rectangle('Position',[96.875 -90.625 3.125 3.125], 'FaceColor',[0 0 0]);
rectangle('Position',[93.75 -93.75 3.125 3.125], 'FaceColor',[1 1 1]);
rectangle('Position',[96.875 -93.75 3.125 3.125], 'FaceColor',[0 0 0]);
rectangle('Position',[87.5 -96.875 3.125 3.125], 'FaceColor',[1 1 1]);
rectangle('Position',[90.625 -96.875 3.125 3.125], 'FaceColor',[1 1 1]);
rectangle('Position',[87.5 -100 3.125 3.125], 'FaceColor',[0 0 0]);
rectangle('Position',[90.625 -100 3.125 3.125], 'FaceColor',[0 0 0]);
rectangle('Position',[93.75 -96.875 3.125 3.125], 'FaceColor',[1 1 1]);
rectangle('Position',[96.875 -96.875 3.125 3.125], 'FaceColor',[0 0 0]);
rectangle('Position',[93.75 -100 3.125 3.125], 'FaceColor',[0 0 0]);
rectangle('Position',[96.875 -100 3.125 3.125], 'FaceColor',[0 0 0]);
X=[93.3333,90.625,85.9375,82.8125,78.125,71.875,78.125,71.875,68.75,59.375,53.125,46.875,40.625,34.375,28.125,21.875,15.625,9.375,15.625,9.375,6.66667];
Y=[-93.3333,-90.625,-92.1875,-92.1875,-90.625,-90.625,-84.375,-78.125,-68.75,-65.625,-65.625,-59.375,-53.125,-46.875,-40.625,-34.375,-28.125,-21.875,-15.625,-9.375,-6.66667];
hold on;
plot(X,Y,'r');
plot(X,Y,'bo');
legend('379.969','Location','southoutside');
